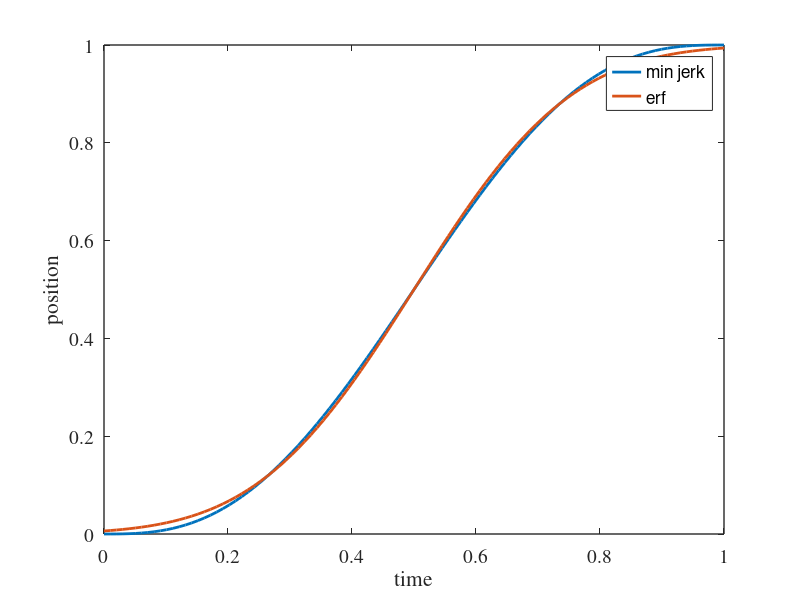

Reproduce this figure in MATLAB.
T=1;
xi=0;
xf=1;

tVec=linspace(0,T,100);


% Theoretical curve which minizmies the jerk from Jervis thesis
x=@(t) xi+(xf-xi)*(10*(t/T).^3-15*(t/T).^4+6*(t/T).^5);

s=.2*T;

figure(20);
set(gcf,'color','w');
clf
plot(tVec,x(tVec),'linewidth',2)
hold on
plot(tVec,xf*(1/2)*(1+erf((tVec-T/2)/(sqrt(2)*s))),'linewidth',2)


xlabel('time');
ylabel('position');

legend({'min jerk','erf'});


set(gca,'fontsize',14,'box','on','linewidth',1,'fontname','times');